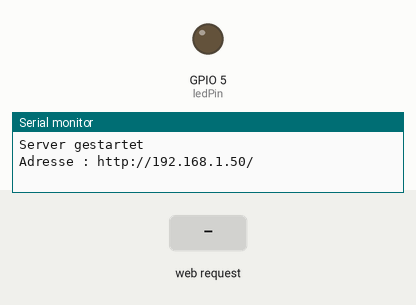
This sketch was run on a simulated ESP8266 (Wemos D1 mini). Shown: output pins drawn as LEDs (lit = HIGH), the last lines printed to the serial monitor. The test bench sets the inputs (shaded band). WiFi joins after 1.5 s; servers stay silent unless stated.

Above: at 3.2 s.
3.3 s: HTTP request GET /S1 received
At 3.8 s:
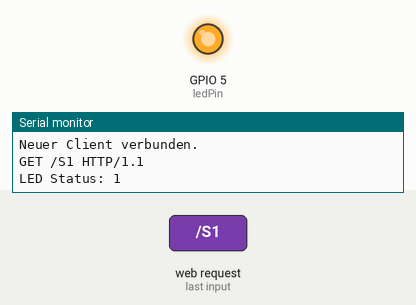
4.8 s: HTTP request GET /AN received
Timing chart, 0 to 7.8 s (numbered marks = the images above; inputs shaded):
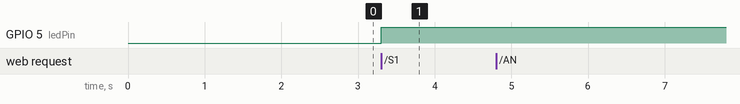

The sketch:

wemosd1_led_v2.ino
```cpp
#include <ESP8266WiFi.h>

const char* ssid = "FRITZ!Powerline 1240E"; //SSID aus dem Router
const char* password = "10521912433534971110"; //Passwort für den Zugang zum WLAN

const String htmlOK = "HTTP/1.1 200 OK";
const String htmlContentType = "ContentType: text/html";
const String htmlBegin = "<!DOCTYPE HTML><html>";
const String htmlLinks = "<head><link rel='stylesheet' href='http://progs.draeger-it.blog/wemosd1/d1.css'/><link rel='shortcut icon' href='http://progs.draeger-it.blog/wemosd1/favicon.ico' /></head><body>";
const String htmlEnd = "</body></html>";
const String htmlBreakLine = "</br>";

int ledPin = 5; //digitaler PIN 5 des Wemos D1 an welchem die LED angeschlossen ist.
int ledStatus = LOW; //aktueller Status der LED (default / start  -> AUS)
WiFiServer server(80); //Port auf welchem der Server laufen soll.

void setup() {
  Serial.begin(9600); //Baudrate für die Serielle Geschwindigkeit.
  delay(10); //10ms. Warten damit die Seriele Kommunikation aufgebaut wurde.

  pinMode(ledPin, OUTPUT); //Den LEDPin als ausgang setzen.
  digitalWrite(ledPin, ledStatus); //Die LED initial auf den Status "AUS" setzen.

  Serial.print("Verbindungsaufbau zu ");
  Serial.println(ssid);

  WiFi.begin(ssid, password); //Initialisieren der Wifi Verbindung.

  while (WiFi.status() != WL_CONNECTED) { //Warten bis die Verbindung aufgebaut wurde.
    delay(1000);
    //Einen Punkt auf der Seriellen Schnittstelle ausgeben so das der Benutzer erkennt dass, das Sketch noch läuft.
    Serial.print(".");
  }
  //Bei erfolgreicher Verbindung wird der folgende Text ausgeben.
  Serial.print("Mit ");
  Serial.print(ssid);
  Serial.println("erfolgreich verbunden!");

  server.begin(); // Starten des Servers.
  Serial.println("Server gestartet"); //Ausgabe auf der Seriellen Schnittstelle das der Server gestartet wurde.

  // Ausgabe der IP Adresse
  Serial.print("Adresse : http://");
  Serial.print(WiFi.localIP());
  Serial.println("/");
}

/**
   Die Funktion gibt den HTML Kopf auf dem Client aus.
   Dieses wird für jeden Respond verwendet.
 **/

void printHtmlHeader( WiFiClient client) {
  client.println(htmlOK);
  client.println(htmlContentType);
  client.println("");
  client.println(htmlBegin);
  client.println(htmlLinks);
}

void loop() {
  //Prüfen ob sich ein Client verbunden hat, wenn nicht die Loop "verlassen"
  WiFiClient client = server.available();
  if (!client) {
    return;
  }

  // Wenn sich ein Client verbunden hat solange warten bis Daten gesendet werden.
  Serial.println("Neuer Client verbunden.");
  while (!client.available()) {
    delay(1);
  }

  //Lesen der Anfrage vom Client
  String request = client.readStringUntil('\r');
  Serial.println(request);
  client.flush();

  //Wenn in der Anfrage die Zeichenkette "/S1" vorkommt dann...
  if (request.indexOf("/S1") != -1) {
    if (ledStatus == HIGH) {
      ledStatus = LOW;
    } else {
      ledStatus = HIGH;
    }

    digitalWrite(ledPin, ledStatus);
    Serial.print("LED Status: ");
    Serial.println(ledStatus);
  }
  //Gibt den Html Header auf der Antwort aus.
  printHtmlHeader(client);

  //Ab hier wird die Webseite zusammengesetzt.
  client.println("<div class='mainWrapper'>");
  client.print("Die gruene LED ist : ");

  String value = "-undefined-";

  //Die Adresse für die Bilder
  const String imgStartUrl = "http://progs.draeger-it.blog/wemosd1/";
  String imgUrl = imgStartUrl + "light_on.png";

  if (ledStatus == HIGH) {
    value = "AN";
  } else {
    value = "AUS";
    imgUrl = imgStartUrl + "light_off.png";
  }
  client.print(value);

  client.println(htmlBreakLine);
  client.println(htmlBreakLine);

  client.println("<img src='" + imgUrl + "' widht='64' height='64'/>");

  client.println(htmlBreakLine);

  client.print("<div class='headline'>Klicke <a href=\"/S1\">hier</a> um die gruene LED ");
  client.print(value == "AN" ? "aus" : "an");
  client.print("zuschalten.</div>");
  client.println("");
  client.println("</div>");
  client.println(htmlBreakLine);
  client.println(htmlBreakLine);

  client.println("<div class='mainWrapper'>");
  client.print("Die rote LED ist : ");
  if (ledStatus == HIGH) {
    value = "AN";
  } else {
    value = "AUS";
    imgUrl = imgStartUrl + "light_off.png";
  }
  client.print(value);


  client.println(htmlBreakLine);
  client.println(htmlBreakLine);

  client.println("<img src='" + imgUrl + "' widht='64' height='64'/>");

  client.println(htmlBreakLine);

  client.print("<div class='headline'>Klicke <a href=\"/S2\">hier</a> um die rote LED ");
  client.print(value == "AN" ? "aus" : "an");
  client.print("zuschalten.</div>");
  client.println("");
  client.println("</div>");

  client.println(htmlEnd);

  delay(10); //1ms. Pause
}
```

Measured:
- after the input at 3.3 s, GPIO 5 (ledPin): LOW → HIGH at once
